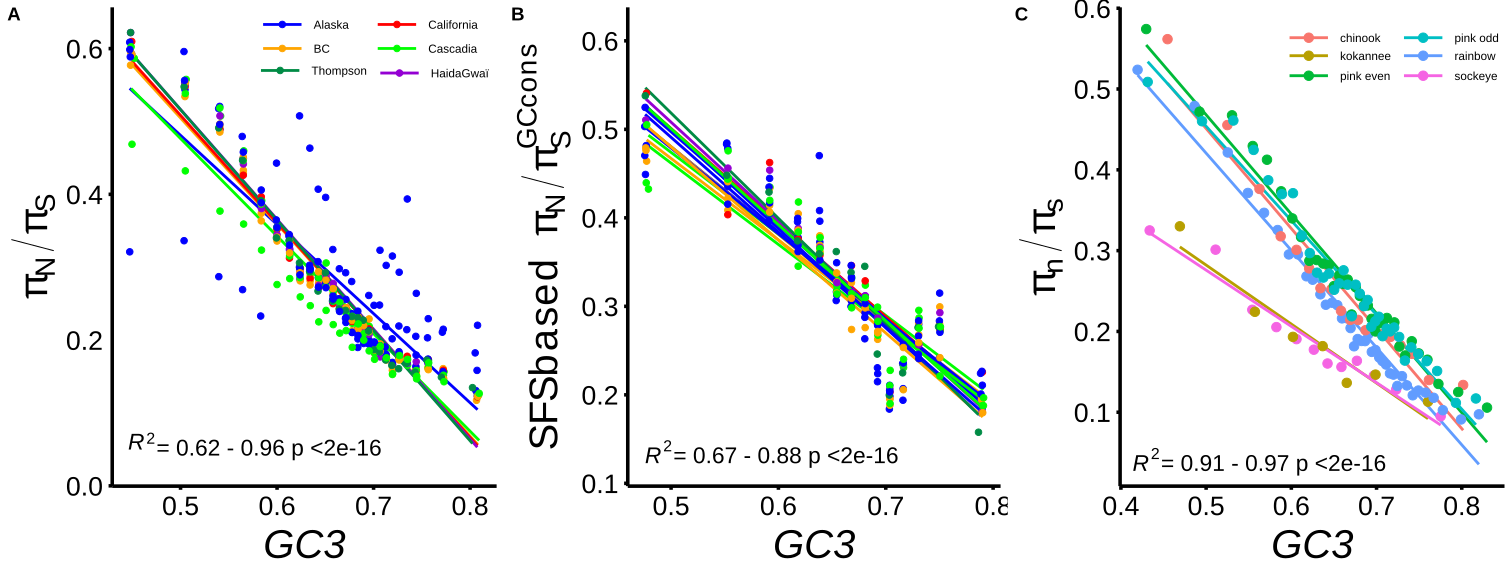

Write R code to recreate this figure.

library(ggplot2)
library(dplyr)
library(magrittr)
library(cowplot)
library(tidyr)
###################### loading data for rainbow trout ##############################################
### rainbow

rainbow = read.table("outgroup_data/02.rainbow/all_withoutquantiles.CDS.sumstats.4000000_mb", h = T)  #the data for figure 4
rainbow_pop = read.table("outgroup_data/02.rainbow/all.4mb.txt", h = T)      #the data for figure supp (separated by pop)

models <- rainbow_pop %>%
  group_by(POP) %>% # You can add here additional grouping variables if your real data set enables it
  do(mod = lm(pNpS ~ medianGC3, data = .)) %>%
  mutate(Slope = summary(mod)$coeff[2], 
         pvalue = summary(mod)$coeff[8],
         R2adj = summary(mod)$adj.r.squared) %>%
  select(-mod)

models

### chinook
chinook <- read.table("outgroup_data/01.chinook/POP_withoutquantiles.CDS.sumstats.4000000_mb" , h = T)
mod <- lm(pNpS ~ medianGC3, data = chinook) #0.9338
slope = summary(mod)$coeff[2] 
pval = summary(mod)$coeff[8]
R2 = summary(mod)$adj.r.squared
slope
pval
R2

sockeye <- read.table("outgroup_data/03.sockeye//all.CDS.4fold.4mb.txt", h = T)

model_sock <- sockeye %>%
  group_by(POP) %>% # You can add here additional grouping variables if your real data set enables it
  do(mod = lm(pNpS ~ medianGC3, data = .)) %>%
  mutate(Slope = summary(mod)$coeff[2], 
         pvalue = summary(mod)$coeff[8],
         R2adj = summary(mod)$adj.r.squared) #%>%
  #select(-mod)

model_sock

KOKANEE <- read.table("outgroup_data/03.sockeye/KOKANEE_withoutquantiles.4fold.CDS.sumstats.4000000_mb", h = T) #for figure 4 only kokanne from chilo
SOCKEYE <- read.table("outgroup_data/03.sockeye/SOCKEYE_withoutquantiles.4fold.CDS.sumstats.4000000_mb", h = T) #for figure 4 only Socekye from Meadows
summary(lm(KOKANEE$medianGC3 ~ KOKANEE$pNpS))
summary(lm(SOCKEYE$medianGC3 ~ SOCKEYE$pNpS))


pink <- read.table("outgroup_data/04.pink/pink.even.odd.GC3_pnps.txt", h = T)
model_pink <- pink %>%
  group_by(POP) %>% # You can add here additional grouping variables if your real data set enables it
  do(mod = lm(pNpS ~ medianGC3, data = .)) %>%
  mutate(Slope = summary(mod)$coeff[2], 
         pvalue = summary(mod)$coeff[8],
         R2adj = summary(mod)$adj.r.squared) #%>%
#select(-mod)

model_pink

coho <- read.table("08.piNpiS/pnps.allCDS.01_03_21.txt.gz", h = T)
coho <- read.table("08.piNpiS/pnps_gc3.4000000.txt.gz", h = T)
coho <- read.table("08.piNpiS/pnps_gc3.4000000.01.03.txt.gz", h = T)

strata <- read.table("08.piNpiS//strata3.txt", h = T) %>% select(POP, region)
head(coho)

model_coho <- coho %>%
  group_by(POP) %>% # You can add here additional grouping variables if your real data set enables it
  do(mod = lm(pNpS ~ medianGC3, data = .)) %>%
  mutate(Slope = summary(mod)$coeff[2], 
         pvalue = summary(mod)$coeff[8],
         R2adj = summary(mod)$adj.r.squared) #%>%
#select(-mod)
model_coho

## ----------------------------------------------------------------------------##
##correlation between pnps from GC conservative site and GC3:
coho_gc_cons <- read.table("08.piNpiS/allpop.pnpsGCcons.txxt" , h = F) %>% 
    set_colnames(., c("POP","bin", "n", "piN", "piS", "pNpS"))

df <-coho_gc_cons[order(coho_gc_cons$POP, coho_gc_cons$n),]

#on recupere le GC3 #this code needs to be updated #not clean 
w <- rep(sort(rep(seq(1, 14), 2)), 14)
coho$vec=paste0(coho$POP,"_", w)
medgc3 <- aggregate(coho$medianGC3, by=list(coho$vec), mean)
medgc3 <- tidyr::separate(medgc3, Group.1, c("POP","bin"), sep="_")
medgc3pnps <- merge(df, medgc3)

cor(medgc3pnps$pNpS, medgc3pnps$x) #juste to look at correlation between pnps and gc3 broadly

colnames(medgc3pnps)[7] <- "medianGC3"
head(medgc3pnps)

model_cohoGC <- medgc3pnps %>%
  group_by(POP) %>% # You can add here additional grouping variables if your real data set enables it
  do(mod = lm(pNpS ~ medianGC3, data = .)) %>%
  mutate(Slope = summary(mod)$coeff[2], 
         pvalue = summary(mod)$coeff[8],
         R2adj = summary(mod)$adj.r.squared) #%>%
#select(-mod)
model_cohoGC

medgc3pnps <- merge(medgc3pnps, strata)
medgc3pnps$POP <- as.factor(medgc3pnps$POP)


#all data are ready for plotting now

#------------------------------------------------------- PLOT ------------------------------------------------------------#
### define general theme:
th_plot <-     theme(axis.title.x=element_text(size=14, family="Helvetica",face="bold"),
                     axis.text.x=element_text(size=14,family="Helvetica",face="bold", angle=90, hjust=0, vjust=0.5),
                     axis.title.y=element_text(size=20, family="Helvetica",face="bold",angle=0, hjust=0, vjust=0.5),
                     axis.text.y=element_text(size=14,family="Helvetica",face="bold"),
                     strip.text.x = element_text(size=18),
                     panel.grid.major = element_blank(),
                     legend.position = "none")

th2 <-   theme_bw() +
  theme(legend.key.size = unit(2.5,"line"),
        panel.border = element_blank(), panel.grid.major = element_blank(), panel.grid.minor = element_blank(), 
        axis.line = element_line(colour = 'black', size = 1.25), axis.ticks = element_line(colour = 'black', size = 1.25), 
        axis.text.x = element_text(colour="black",size=20,angle=0,hjust=.5,vjust=.5,face="plain"),
        axis.text.y = element_text(colour="black",size=20,angle=0,hjust=.5,vjust=.5,face="plain"),  
        axis.title.x = element_text(colour="black",size=30,angle=0,hjust=.5,vjust=.2,face="italic"),
        axis.title.y = element_text(colour="black",size=30,angle=90,hjust=.5,vjust=.5,face="italic"))

##grey colors for ppt ONLY:
grey <- theme(panel.background = element_rect(fill = "gray20", colour = "lightblue", size = 0.5, linetype = "solid"),
              plot.background = element_rect(fill = "gray20"),
              axis.title.x=element_text(size=22, family="Helvetica",face="bold", color="#CCCCCC"),
              axis.text.x=element_text(size=14, color = "#CCCCCC", family="Helvetica",face = "bold", angle=90, hjust=0, vjust=0.5),
              axis.title.y=element_text(size=22, family="Helvetica", color="#CCCCCC", face="bold",angle=90,  hjust=0.5, vjust=0.5),
              axis.text.y=element_text(size=14,family="Helvetica", color="#CCCCCC", face="bold"),   strip.text.x = element_text(size=18),
              panel.grid.major = element_blank()) #, panel.grid.minor = element_blank())

#------------------------------------------------------------------------------------------------------------------#
#------------------------------------ now plot --------------------------------------------------------------------#
############## rainbow only ############################
coho <- merge(coho, strata)
myColors <- c("blue","orange","red","green","darkviolet","springgreen4")

coho$POP <- as.factor(coho$POP)
coho$region <- as.factor(coho$region)
levels(coho$region)
names(myColors) <- levels(coho$region)

colScale <- scale_colour_manual(name = "population",values = myColors)

head(coho)

plt <- ggplot(coho,aes(x = medianGC3, y = pNpS, colour = region))+
  geom_smooth(method="lm", fill=NA)+
  geom_point(cex=2) + 
  xlab("GC3")+ ylab(expression(pi[N]/pi[S])) +
  colScale+
  th2 +
  guides(col=guide_legend(ncol = 3)) + 
  theme(legend.position = c(0.5,0.75))

plt <-  plt + annotate(geom="text", 
                                     x=0.58, y=0.2, 
                                     label= "paste(italic(R) ^ 2, \" = 0.62 - 0.96 p <2e-16\")", 
                                     parse = TRUE,
                                     color="black", size=6, face = "plain")

plt


head(medgc3pnps)
myColors <- c("blue","orange","green","orange",
              "red","blue","blue","darkviolet",
              "blue","green","orange",
              "springgreen4","blue","green")
names(myColors) <- levels(coho$POP)
colScale <- scale_colour_manual(name = "POP",values = myColors)

plt_gccons <- ggplot(medgc3pnps,aes(x = medianGC3, y =pNpS, colour=POP))+
  geom_smooth(method="lm", fill=NA)+
  geom_point(cex=2) + 
  xlab("GC3")+ ylab(expression(SFSbased * ~ pi[N]/pi[S] ** GCcons)) +
  colScale+
  th2 +
  theme(legend.position = "none")

plt_gconcs <-  plt_gccons + annotate(geom="text", 
                     x=0.58, y=0.2, 
                     label= "paste(italic(R) ^ 2, \" = 0.665 - 0.876 p <2e-16\")", 
                     parse = TRUE,
                     color="black", size=6, face = "plain")
plt_gccons

KOKANEE$POP <- "kokannee"
SOCKEYE$POP <- SOCKEYE$species <- "sockeye" 
KOKANEE$species <- "sockeye"
chinook$POP <- chinook$species <- "chinook"
rainbow$POP <- rainbow$species <- "rainbow"
sockeye$species <- "sockeye"
coho$species <- "coho"
pink$species <- "pink"

#reorder pink and chinook to match other dataset
chinook <- chinook[,c(10,1:9)]
rainbow <- rainbow[,c(10,1:9)]
KOKANEE <- KOKANEE[,c(10,1:9)]
SOCKEYE <- SOCKEYE[,c(10,1:9)]
pink$POP[pink$POP == "EVEN"] <- "pink even"
pink$POP[pink$POP == "ODD"] <- "pink odd"
coho_gc_cons$species <- "coho"

#combine outgroup for plotting
#Figure 4:
outgroup <- rbind(SOCKEYE, KOKANEE, rainbow, chinook, pink)
colnames(outgroup)[1] <- "subspecies"
p <- ggplot(data=outgroup ,aes(y=pNpS, x=medianGC3, colour = subspecies)) +
  stat_smooth(method="lm", se = FALSE) + 
  geom_point(size=3) + 
  theme_bw() + 
  labs(x="GC3", y =  expression(pi["n"]/pi["s"]) )   + 
  th2 + theme(legend.position = c(0.5,0.9)) +
  guides(col=guide_legend(ncol=2)) 
  
p <- p +  annotate(geom="text", 
                    x=0.58, y=0.2, 
                    label= "paste(italic(R) ^ 2, \" = 0.91 - 0.97 p <2e-16\")", 
                    parse = TRUE,
                    color="black", size=6, face = "plain")
p


all <- plot_grid(plt, plt_gccons, p, ncol = 3, labels = "AUTO") #, rel_widths = c(0.5,1))
all

ggsave(filename = "Figure4.svg", all, units = "cm", width = 40, height = 15, dpi = 400)
getwd()
